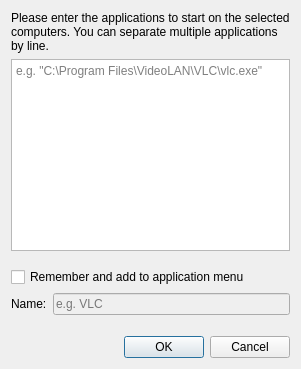
<?xml version="1.0" encoding="UTF-8"?>
<ui version="4.0">
 <author>Tobias Junghans</author>
 <class>StartAppDialog</class>
 <widget class="QDialog" name="StartAppDialog">
  <property name="windowTitle">
   <string>Start application</string>
  </property>
  <property name="windowIcon">
   <iconset resource="desktopservices.qrc">
    <normaloff>:/desktopservices/preferences-desktop-launch-feedback.png</normaloff>:/desktopservices/preferences-desktop-launch-feedback.png</iconset>
  </property>
  <layout class="QGridLayout" name="gridLayout">
   <item row="6" column="0" colspan="2">
    <widget class="QDialogButtonBox" name="buttonBox">
     <property name="standardButtons">
      <set>QDialogButtonBox::Cancel|QDialogButtonBox::Ok</set>
     </property>
    </widget>
   </item>
   <item row="2" column="0" colspan="2">
    <spacer name="verticalSpacer">
     <property name="orientation">
      <enum>Qt::Vertical</enum>
     </property>
     <property name="sizeHint" stdset="0">
      <size>
       <width>20</width>
       <height>10</height>
      </size>
     </property>
    </spacer>
   </item>
   <item row="4" column="0">
    <widget class="QLabel" name="label">
     <property name="text">
      <string>Name:</string>
     </property>
    </widget>
   </item>
   <item row="1" column="0" colspan="2">
    <widget class="QTextEdit" name="appInputTextEdit">
     <property name="placeholderText">
      <string>e.g. &quot;C:\Program Files\VideoLAN\VLC\vlc.exe&quot;</string>
     </property>
    </widget>
   </item>
   <item row="3" column="0" colspan="2">
    <widget class="QCheckBox" name="rememberCheckBox">
     <property name="text">
      <string>Remember and add to application menu</string>
     </property>
    </widget>
   </item>
   <item row="4" column="1">
    <widget class="QLineEdit" name="presetNameEdit">
     <property name="enabled">
      <bool>false</bool>
     </property>
     <property name="placeholderText">
      <string>e.g. VLC</string>
     </property>
    </widget>
   </item>
   <item row="0" column="0" colspan="2">
    <widget class="QLabel" name="label_3">
     <property name="text">
      <string>Please enter the applications to start on the selected computers. You can separate multiple applications by line.</string>
     </property>
     <property name="wordWrap">
      <bool>true</bool>
     </property>
    </widget>
   </item>
   <item row="5" column="0" colspan="2">
    <spacer name="verticalSpacer_2">
     <property name="orientation">
      <enum>Qt::Vertical</enum>
     </property>
     <property name="sizeHint" stdset="0">
      <size>
       <width>20</width>
       <height>15</height>
      </size>
     </property>
    </spacer>
   </item>
  </layout>
 </widget>
 <resources>
  <include location="desktopservices.qrc"/>
 </resources>
 <connections>
  <connection>
   <sender>buttonBox</sender>
   <signal>accepted()</signal>
   <receiver>StartAppDialog</receiver>
   <slot>accept()</slot>
   <hints>
    <hint type="sourcelabel">
     <x>199</x>
     <y>384</y>
    </hint>
    <hint type="destinationlabel">
     <x>199</x>
     <y>206</y>
    </hint>
   </hints>
  </connection>
  <connection>
   <sender>buttonBox</sender>
   <signal>rejected()</signal>
   <receiver>StartAppDialog</receiver>
   <slot>reject()</slot>
   <hints>
    <hint type="sourcelabel">
     <x>199</x>
     <y>384</y>
    </hint>
    <hint type="destinationlabel">
     <x>199</x>
     <y>206</y>
    </hint>
   </hints>
  </connection>
  <connection>
   <sender>rememberCheckBox</sender>
   <signal>toggled(bool)</signal>
   <receiver>presetNameEdit</receiver>
   <slot>setEnabled(bool)</slot>
   <hints>
    <hint type="sourcelabel">
     <x>225</x>
     <y>273</y>
    </hint>
    <hint type="destinationlabel">
     <x>225</x>
     <y>315</y>
    </hint>
   </hints>
  </connection>
 </connections>
</ui>
